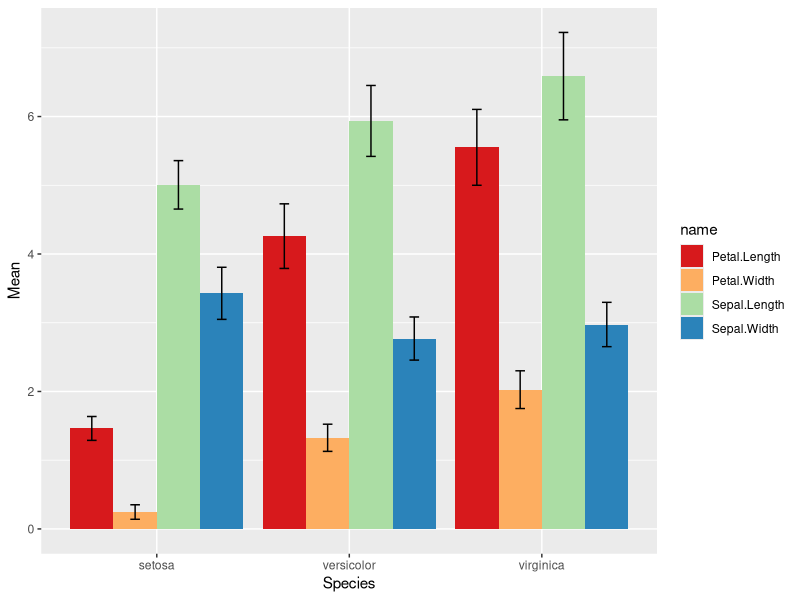

The R source for this figure:
## ---- chunk 1
library(ggplot2)
install.packages("dplyr")
library(dplyr)
install.packages("tidyverse")
library(tidyverse)
data("iris")
library(RColorBrewer)

iris_1 <- aggregate(iris[, 1:4], list(iris$Species), mean)
iris_1 <- gather(iris_1, name, values, -Group.1)
iris_2 <- aggregate(iris[, 1:4], list(iris$Species), sd)
iris_2 <- gather(iris_2, SD, values, -Group.1)

names(iris_1)[names(iris_1) == "values"] <- "Mean"
names(iris_1)[names(iris_1) == "Group.1"] <- "Species"

iris_1$sd <- iris_2$values

iris_mean_sd <- ggplot(iris_1, aes(x = Species, y= Mean, fill=name)) +
geom_bar(position = position_dodge(), stat="identity") +
geom_errorbar(aes(ymin=Mean-sd, ymax=Mean+sd),
width=.2, position=position_dodge(.9)) + scale_fill_brewer(palette = "Spectral")
iris_mean_sd

